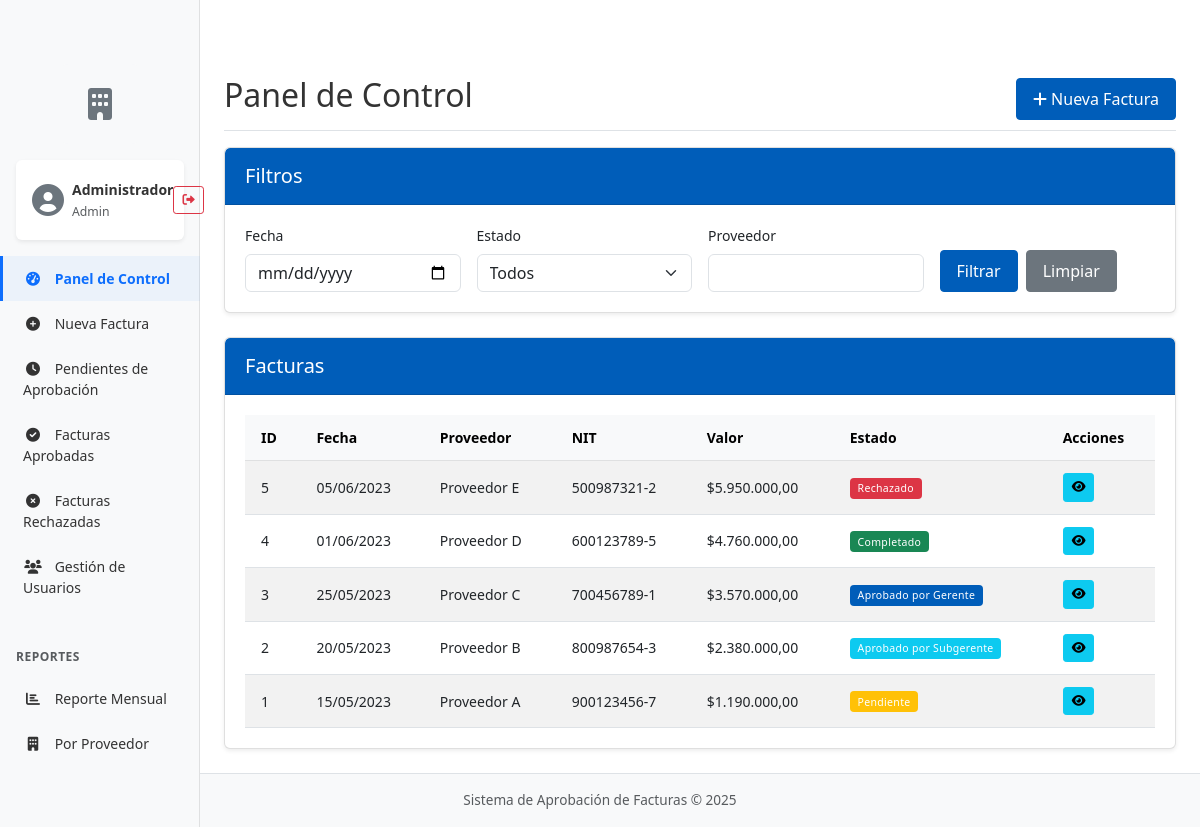
/index.php (signed in), run on the app's committed database.
### tables this page shows
CREATE TABLE IF NOT EXISTS users (
    id INT AUTO_INCREMENT PRIMARY KEY,
    name VARCHAR(100) NOT NULL,
    email VARCHAR(100) NOT NULL UNIQUE,
    password VARCHAR(255) NOT NULL,
    role ENUM('admin', 'subgerente', 'gerente', 'contador') NOT NULL,
    created_at TIMESTAMP DEFAULT CURRENT_TIMESTAMP
);

CREATE TABLE IF NOT EXISTS invoices (
    id INT AUTO_INCREMENT PRIMARY KEY,
    invoice_number VARCHAR(50) NOT NULL,
    date DATE NOT NULL,
    supplier_name VARCHAR(100) NOT NULL,
    nit VARCHAR(50) NOT NULL,
    amount DECIMAL(12,2) NOT NULL,
    subtotal DECIMAL(12,2) DEFAULT 0,
    tax DECIMAL(12,2) DEFAULT 0,
    description TEXT,
    file_path VARCHAR(255),
    sap_code VARCHAR(50),
    purchase_order VARCHAR(50),
    cost_center VARCHAR(50),
    payment_method VARCHAR(50),
    bank_account VARCHAR(100),
    due_date DATE,
    payment_terms VARCHAR(100),
    status ENUM('pendiente', 'aprobado_subgerente', 'aprobado_gerente', 'aprobado_contador', 'completado', 'rechazado') DEFAULT 'pendiente',
    created_by INT,
    created_at TIMESTAMP DEFAULT CURRENT_TIMESTAMP,
    FOREIGN KEY (created_by) REFERENCES users(id)
);

### index.php (the view, shortened to what the rows shown need)
<?php
require_once 'config/database.php';
require_once 'includes/functions.php';
$user_id = $_SESSION['user_id'];
$user = getUserById($user_id);
$role = $user['role'];
$date_filter = isset($_GET['date']) ? $_GET['date'] : '';
$status_filter = isset($_GET['status']) ? $_GET['status'] : '';
$supplier_filter = isset($_GET['supplier']) ? $_GET['supplier'] : '';
$invoices = getFilteredInvoices($date_filter, $status_filter, $supplier_filter);
?>
<!DOCTYPE html>
<html lang="es">
<head>
    <link rel="stylesheet" href="https://cdnjs.cloudflare.com/ajax/libs/font-awesome/6.0.0-beta3/css/all.min.css">
    <link href="https://cdn.jsdelivr.net/npm/bootstrap@5.3.0-alpha1/dist/css/bootstrap.min.css" rel="stylesheet">
    <link rel="stylesheet" href="assets/css/styles.css">
</head>
<body>
    <div class="container-fluid">
        <div class="row">
            <?php include 'includes/sidebar.php'; ?>
            <main class="col-md-9 ms-sm-auto col-lg-10 px-md-4">
                <div class="d-flex justify-content-between flex-wrap flex-md-nowrap align-items-center pt-3 pb-2 mb-3 border-bottom">
                    <h1 class="h2">Panel de Control</h1>
                </div>
                <div class="card shadow-sm">
                    <div class="card-body">
                        <div class="table-responsive">
                            <table class="table table-striped table-hover">
                                <thead class="table-light">
                                    <tr>
                                        <th>ID</th>
                                        <th>Fecha</th>
                                        <th>Proveedor</th>
                                        <th>NIT</th>
                                        <th>Valor</th>
                                        <th>Estado</th>
                                        <th>Acciones</th>
                                    </tr>
                                </thead>
                                <tbody>
                                    <?php if (count($invoices) > 0): ?>
                                        <?php foreach ($invoices as $invoice): ?>
                                            <tr>
                                                <td><?php echo $invoice['id']; ?></td>
                                                <td><?php echo formatDate($invoice['date']); ?></td>
                                                <td><?php echo $invoice['supplier_name']; ?></td>
                                                <td><?php echo $invoice['nit']; ?></td>
                                                <td>$<?php echo number_format($invoice['amount'], 2, ',', '.'); ?></td>
                                                <td>
                                                    <span class="badge <?php echo getStatusBadgeClass($invoice['status']); ?>">
                                                        <?php echo getStatusLabel($invoice['status']); ?>
                                                    </span>
                                                </td>
                                                <td>
                                                    <div class="btn-group">
                                                        <a href="view_invoice.php?id=<?php echo $invoice['id']; ?>" class="btn btn-sm btn-info" title="Ver detalles">
                                                            <i class="fas fa-eye"></i>
                                                        </a>
                                                    </div>
                                                </td>
                                            </tr>
                                        <?php endforeach; ?>
                                    <?php else: ?>
                                        <tr>
                                            <td colspan="7" class="text-center">No se encontraron facturas</td>
                                        </tr>
                                    <?php endif; ?>
                                </tbody>
                            </table>
                        </div>
                    </div>
                </div>
            </main>
        </div>
    </div>
</body>
</html>

### includes/sidebar.php (shortened to what the rows shown need)
<nav id="sidebarMenu" class="sidebar col-md-3 col-lg-2 d-md-block bg-light collapse">
    <div class="position-sticky pt-3">
        <div class="user-info mb-3">
            <div class="d-flex align-items-center p-3 bg-white rounded shadow-sm">
                <div class="ms-2 flex-grow-1">
                    <div class="fw-bold"><?php echo $user['name']; ?></div>
                    <small class="text-muted"><?php echo ucfirst($role); ?></small>
                </div>
            </div>
        </div>
    </div>
</nav>

### data on the page
users: name "Administrador", role "Admin"
invoices: id "5", date "05/06/2023", supplier_name "Proveedor E", nit "500987321-2", amount "5.950.000,00", status "Rechazado"
invoices: id "4", date "01/06/2023", supplier_name "Proveedor D", nit "600123789-5", amount "4.760.000,00", status "Completado"
invoices: id "3", date "25/05/2023", supplier_name "Proveedor C", nit "700456789-1", amount "3.570.000,00", status "Aprobado por Gerente"
invoices: id "2", date "20/05/2023", supplier_name "Proveedor B", nit "800987654-3", amount "2.380.000,00", status "Aprobado por Subgerente"
invoices: id "1", date "15/05/2023", supplier_name "Proveedor A", nit "900123456-7", amount "1.190.000,00", status "Pendiente"
